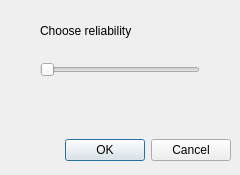
<?xml version="1.0" encoding="UTF-8"?>
<ui version="4.0">
 <class>editparam</class>
 <widget class="QDialog" name="editparam">
  <property name="geometry">
   <rect>
    <x>0</x>
    <y>0</y>
    <width>240</width>
    <height>175</height>
   </rect>
  </property>
  <property name="windowTitle">
   <string>Dialog</string>
  </property>
  <widget class="QDialogButtonBox" name="buttonBox">
   <property name="geometry">
    <rect>
     <x>10</x>
     <y>130</y>
     <width>221</width>
     <height>41</height>
    </rect>
   </property>
   <property name="orientation">
    <enum>Qt::Horizontal</enum>
   </property>
   <property name="standardButtons">
    <set>QDialogButtonBox::Cancel|QDialogButtonBox::Ok</set>
   </property>
  </widget>
  <widget class="QSlider" name="tochSlider">
   <property name="geometry">
    <rect>
     <x>40</x>
     <y>60</y>
     <width>160</width>
     <height>19</height>
    </rect>
   </property>
   <property name="minimum">
    <number>1</number>
   </property>
   <property name="maximum">
    <number>9</number>
   </property>
   <property name="orientation">
    <enum>Qt::Horizontal</enum>
   </property>
  </widget>
  <widget class="QLabel" name="label">
   <property name="geometry">
    <rect>
     <x>40</x>
     <y>20</y>
     <width>151</width>
     <height>21</height>
    </rect>
   </property>
   <property name="text">
    <string>Сhoose reliability</string>
   </property>
  </widget>
  <widget class="QLabel" name="label_toch">
   <property name="geometry">
    <rect>
     <x>80</x>
     <y>90</y>
     <width>67</width>
     <height>21</height>
    </rect>
   </property>
   <property name="text">
    <string/>
   </property>
  </widget>
 </widget>
 <resources/>
 <connections>
  <connection>
   <sender>buttonBox</sender>
   <signal>accepted()</signal>
   <receiver>editparam</receiver>
   <slot>accept()</slot>
   <hints>
    <hint type="sourcelabel">
     <x>248</x>
     <y>254</y>
    </hint>
    <hint type="destinationlabel">
     <x>157</x>
     <y>274</y>
    </hint>
   </hints>
  </connection>
  <connection>
   <sender>buttonBox</sender>
   <signal>rejected()</signal>
   <receiver>editparam</receiver>
   <slot>reject()</slot>
   <hints>
    <hint type="sourcelabel">
     <x>316</x>
     <y>260</y>
    </hint>
    <hint type="destinationlabel">
     <x>286</x>
     <y>274</y>
    </hint>
   </hints>
  </connection>
 </connections>
</ui>
